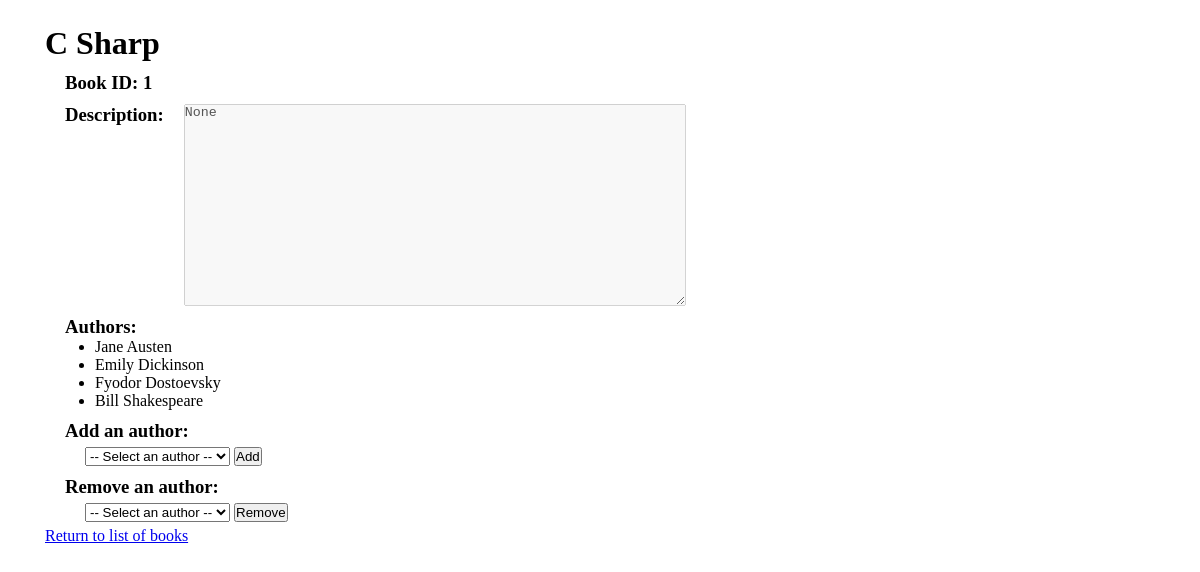
Page /books/1 on the earlier database version.
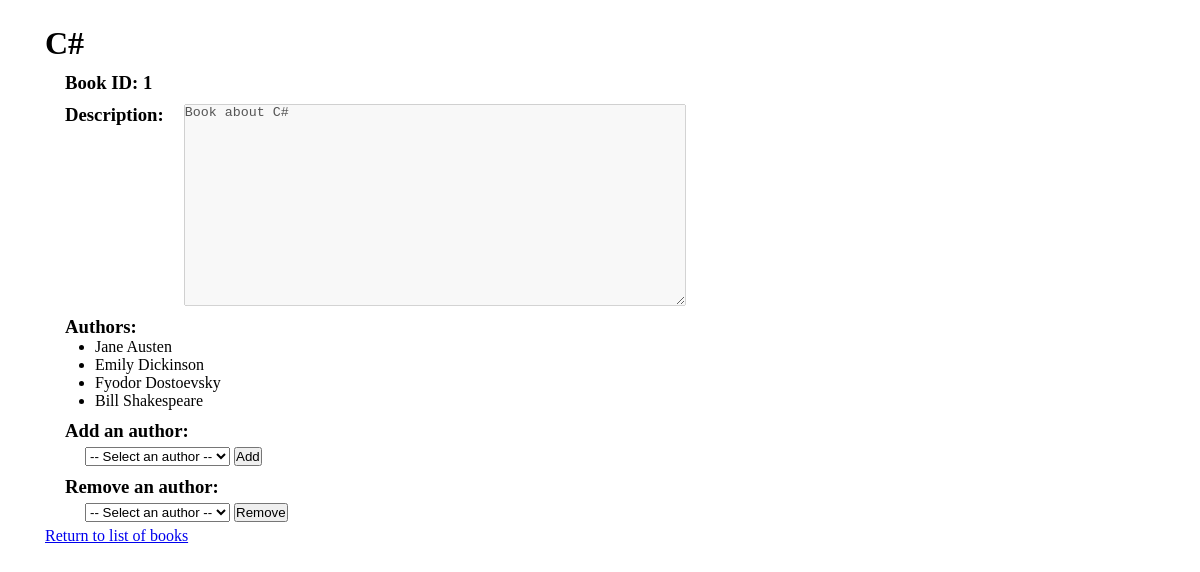
Same page on the later database version.
### books_authors_app/models.py (models this page shows)
class Book(models.Model):
    title = models.CharField(max_length=255)
    desc = models.TextField(null=True)
    created_at = models.DateTimeField(auto_now_add=True)
    updated_at = models.DateTimeField(auto_now=True)

class Author(models.Model):
    first_name = models.CharField(max_length=255)
    last_name = models.CharField(max_length=255)
    notes = models.TextField(null=True)
    books = models.ManyToManyField(Book, related_name="authors")
    created_at = models.DateTimeField(auto_now_add=True)
    updated_at = models.DateTimeField(auto_now=True)

### books_authors_app/views.py (the view)
# urls.py: path('books/<int:b_id>', views.book_detail),
def book_detail(request, b_id):
    context = {
        "book": Book.objects.get(id=b_id),
        "authors_list": Author.objects.all()
    }
    return render(request, "book_detail.html", context)

### books_authors_app/templates/book_detail.html (shortened to what this page needs)
<!DOCTYPE html>
<html lang="en">
<head>
    {% load static %}
    <link rel="stylesheet" type="text/css" href="{% static "styles_detail.css" %}">
</head>
<body>
    <div id="container">
        <h1>{{ book.title }}</h1>
        <h3>Book ID: {{ book.id }}</h3>
        <span class="description">
            <h3>Description:</h3>
            <textarea disabled>{{ book.desc }}</textarea>
        </span>
        <h3>Authors:</h3>
        {% for author in book.authors.all %}
            <ul>
                <li>{{ author.first_name }} {{ author.last_name }}</li>
            </ul>
        {% endfor %}
        <h3>Add an author:</h3>
        <span class="change_list">
            <form action="/books/{{ book.id }}/add_author" method="POST">
                <select name="author_id" id="author_id">
                    <option disabled selected>-- Select an author --</option>
                </select>
                <button type="submit" value={{ author.id }}>Add</button>
            </form>
        </span>
        <h3>Remove an author:</h3>
        <span class="change_list">
            <form action="/books/{{ book.id }}/remove_author" method="POST">
                <select name="author_id" id="author_id">
                    <option disabled selected>-- Select an author --</option>
                </select>
                <button type="submit" value={{ author.id }}>Remove</button>
            </form>
        </span>
        <a href="/">Return to list of books</a>
    </div>
</body>
</html>

### books_authors_app/static/styles_detail.css (style rules this page uses)
* { margin: 0px; padding: 0px; }
#container { margin: 10px; padding: 15px 35px; }
h3 { margin-left: 20px; margin-top: 10px; }
#container > .description, #container > .notes { display: flex; vertical-align: top; }
textarea { width: 500px; max-width: 700px; height: 200px; max-height: 350px; margin-left: 20px; margin-top: 10px; }
li { margin-left: 50px; }
.change_list form { margin: 5px 0px 5px 40px; }

Differences in the rows shown:
changed Book id 1: title "C Sharp" → "C#"; desc "None" → "Book about C#"
